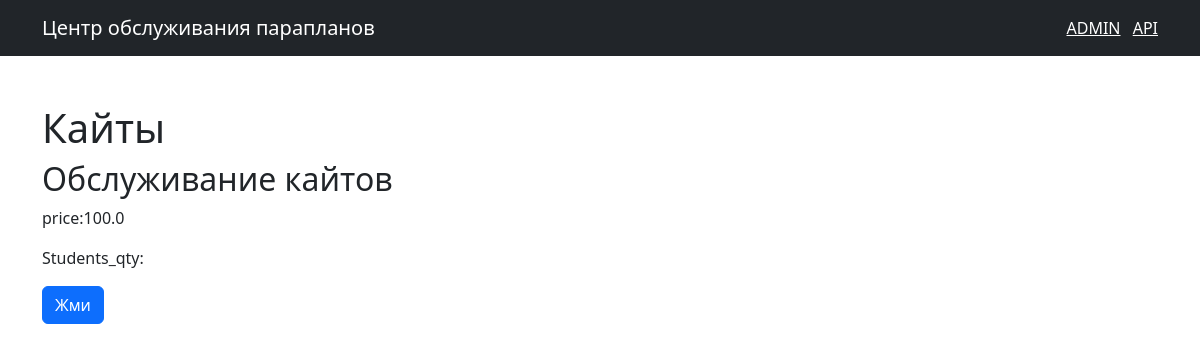
/2, run on the app's committed database.
### shop/models.py (models this page shows, shortened)
class Course(models.Model):
    title = models.CharField(max_length=255)
    price = models.FloatField()
    students_qty = models.IntegerField()
    reviews_qty = models.IntegerField()
    category = models.ForeignKey(Category, on_delete=models.CASCADE)
    created_at = models.DateTimeField(default=timezone.now)

class Category(models.Model):
    title = models.CharField(max_length=300)
    created_at = models.DateTimeField(default=timezone.now)
    def __str__(self):
        return self.title

### shop/views.py (the view)
# urls.py: path('<int:course_id>', views.single_course, name='single_course'),
def single_course(request, course_id):
    course = get_object_or_404(Course, pk=course_id)
    return render(request, 'shop/single_course.html', {'course': course})

### templates/shop/single_course.html (shortened to what this page needs)
{% extends 'base.html' %}
{% block content %}
<h1 class="mt-5"> {{ course.title }} </h1>
<h2> {{ course.category }}</h2>
<p> price:{{ course.price }} </p>
<p> Students_qty:{{ course.students.qty }} </p>
<button class="btn btn-primary">Жми</button>
{% endblock %}

### data on the page
Course: title "Кайты", category "Обслуживание кайтов", price "100.0"
